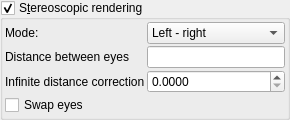
    <widget class="MyGroupBox" name="groupCheck_stereo_enabled">
     <property name="toolTip">
      <string>&lt;html&gt;&lt;head/&gt;&lt;body&gt;&lt;p&gt;Enables rendering of stereoscopic images and animations for viewing with 3D glasses.&lt;/p&gt;&lt;/body&gt;&lt;/html&gt;</string>
     </property>
     <property name="title">
      <string>S&amp;tereoscopic rendering</string>
     </property>
     <property name="checkable">
      <bool>true</bool>
     </property>
     <layout class="QVBoxLayout" name="verticalLayout_147">
      <property name="spacing">
       <number>2</number>
      </property>
      <property name="leftMargin">
       <number>2</number>
      </property>
      <property name="topMargin">
       <number>2</number>
      </property>
      <property name="rightMargin">
       <number>2</number>
      </property>
      <property name="bottomMargin">
       <number>2</number>
      </property>
      <item>
       <layout class="QGridLayout" name="gridLayout_11" columnstretch="0,2,1">
        <property name="spacing">
         <number>2</number>
        </property>
        <item row="1" column="0">
         <widget class="QLabel" name="label_69">
          <property name="text">
           <string>Distance between eyes</string>
          </property>
         </widget>
        </item>
        <item row="0" column="1" colspan="2">
         <widget class="QComboBox" name="comboBox_stereo_mode">
          <property name="toolTip">
           <string>&lt;html&gt;&lt;head/&gt;&lt;body&gt;&lt;p&gt;Defines how stereoscopic image will be rendered.&lt;/p&gt;&lt;p&gt;Left-right - View for left eye will be rendered on the left side of the image. View for right eye will be on the right side.&lt;/p&gt;&lt;p&gt;Top-bottom - View for left eye will be rendered on the top half of the image. View for right eye will be on the bottom half of the image.&lt;/p&gt;&lt;p&gt;Anaglyph red/cyan - Image will be rendered as an anaglyph dedicated for red/cyan 3D glasses. Using this option it is possible to edit the fractal with 3D view directly in the application window using regular display.  Cheap 3D glasses are all that is required. For fractal exploration it is recommended to not use SSAO ambient occlusion, because it is rendered in 2 passes (try to use &amp;quot;Fast&amp;quot; ambient occlusion).&lt;/p&gt;&lt;/body&gt;&lt;/html&gt;</string>
          </property>
          <item>
           <property name="text">
            <string>Left - right</string>
           </property>
          </item>
          <item>
           <property name="text">
            <string>Top - bottom</string>
           </property>
          </item>
          <item>
           <property name="text">
            <string>Anaglyph - red/cyan</string>
           </property>
          </item>
         </widget>
        </item>
        <item row="0" column="0">
         <widget class="QLabel" name="label_70">
          <property name="text">
           <string>Mode:</string>
          </property>
         </widget>
        </item>
        <item row="3" column="0" colspan="3">
         <widget class="MyCheckBox" name="checkBox_stereo_swap_eyes">
          <property name="sizePolicy">
           <sizepolicy hsizetype="Minimum" vsizetype="Maximum">
            <horstretch>0</horstretch>
            <verstretch>0</verstretch>
           </sizepolicy>
          </property>
          <property name="toolTip">
           <string>&lt;html&gt;&lt;head/&gt;&lt;body&gt;&lt;p&gt;Swaps left and right eye on rendered image.&lt;/p&gt;&lt;/body&gt;&lt;/html&gt;</string>
          </property>
          <property name="text">
           <string>Swap eyes</string>
          </property>
         </widget>
        </item>
        <item row="2" column="0">
         <widget class="QLabel" name="label_71">
          <property name="text">
           <string>Infinite distance correction</string>
          </property>
         </widget>
        </item>
        <item row="1" column="1" colspan="2">
         <widget class="MyLineEdit" name="logedit_stereo_eye_distance">
          <property name="toolTip">
           <string>&lt;html&gt;&lt;head/&gt;&lt;body&gt;&lt;p&gt;The distance between two virtual eyes. Higher values make the 3D effect more intense. &lt;/p&gt;&lt;p&gt;The optimal distance between eyes is about 1%-5% of the distance to the viewed object. &lt;/p&gt;&lt;/body&gt;&lt;/html&gt;</string>
          </property>
         </widget>
        </item>
        <item row="2" column="1" colspan="2">
         <widget class="MyDoubleSpinBox" name="spinbox_stereo_infinite_correction">
          <property name="sizePolicy">
           <sizepolicy hsizetype="Minimum" vsizetype="Maximum">
            <horstretch>0</horstretch>
            <verstretch>0</verstretch>
           </sizepolicy>
          </property>
          <property name="toolTip">
           <string>&lt;html&gt;&lt;head/&gt;&lt;body&gt;&lt;p&gt;Adjusts the appearance of the 3D effect for the furthest objects (or background). If the value of this parameter is higher then the background objects will appear further away. &lt;/p&gt;&lt;p&gt;As an example, the optimal value of this parameter for a 24 inch display could be about 0.4. For bigger display this value should be lower. &lt;/p&gt;&lt;/body&gt;&lt;/html&gt;</string>
          </property>
          <property name="prefix">
           <string/>
          </property>
          <property name="suffix">
           <string/>
          </property>
          <property name="decimals">
           <number>4</number>
          </property>
          <property name="minimum">
           <double>0.000000000000000</double>
          </property>
          <property name="maximum">
           <double>10.000000000000000</double>
          </property>
          <property name="singleStep">
           <double>1.000000000000000</double>
          </property>
          <property name="value">
           <double>0.000000000000000</double>
          </property>
         </widget>
        </item>
       </layout>
      </item>
     </layout>
    </widget>
